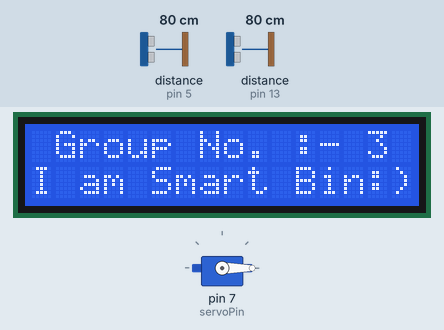
Recording of a sketch running on a simulated Arduino Uno, built with avr-gcc and run on an emulated ATmega328P. Parts: servo, 16×2 character LCD. Wiring (inferred from the names in the program): 2 × ultrasonic range finder: trigger pin 4, echo pin 13 / trigger pin 6, echo pin 5. The inputs (shaded band) are chosen by the test bench; at power-on: distance to the obstacle (sensors on pin 13, pin 5) 80 cm. The echo pulse lasts 58.3 µs per cm; what the sketch prints to the serial monitor is not drawn.

Above: at 1.7 s.
1.8 s: distance to the obstacle (sensor on pin 13) set to 34 cm
4.8 s: distance to the obstacle (sensor on pin 13) set to 28 cm
At 7.6 s:
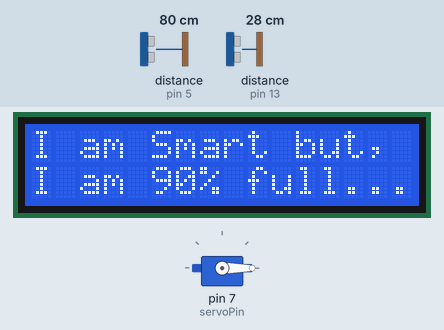
7.8 s: distance to the obstacle (sensor on pin 13) set to 35 cm
At 9.7 s:
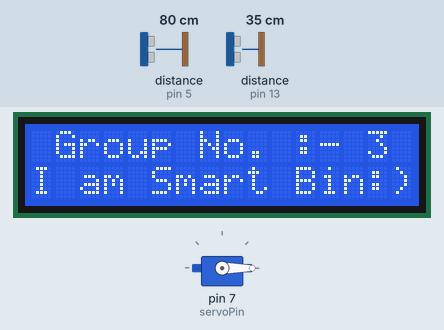
10.8 s: distance to the obstacle (sensor on pin 5) set to 55 cm
13.0 s: distance to the obstacle (sensor on pin 5) set to 45 cm
At 15.1 s:
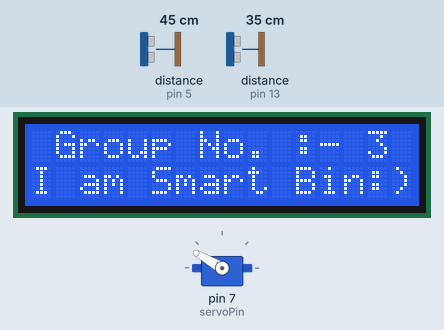
15.5 s: distance to the obstacle (sensor on pin 5) set to 60 cm
At 17.9 s:
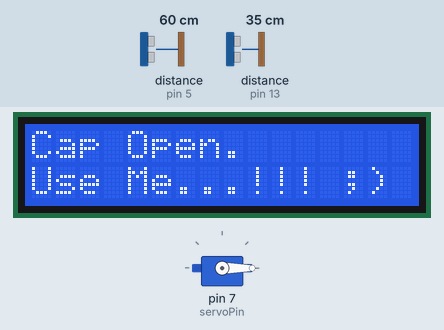
Timing chart, 0 to 19.4 s (numbered marks = the images above; inputs shaded):
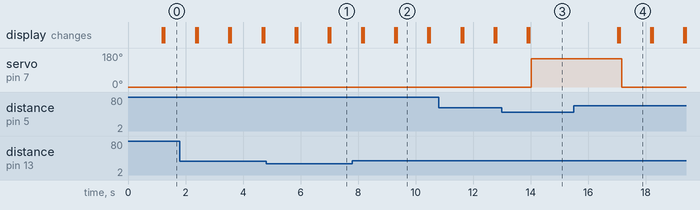

Measured:
- the behaviour switches between 31 and 30 cm on distance to the obstacle (sensor on pin 13) (found by bisection; images 0 and 1)
- the behaviour switches between 51 and 50 cm on distance to the obstacle (sensor on pin 5) (found by bisection; images 2 and 3)
- after the input at 4.8 s, the display: first differs from a run without the input after 2.2 s (image 1)
- after the input at 7.8 s, the display: first differs from a run without the input after 1.5 s (image 2)
- after the input at 13.0 s, servo on pin 7 (servoPin): 0° → 150° after 1.0 s
- after the input at 15.5 s, servo on pin 7 (servoPin): 150° → 0° after 1.7 s
- what the display in image 2 shows lasts 1.1 s, from 9.3 s to 10.4 s

The sketch:

Smart_Bin.ino
```cpp
#include <Servo.h> //servo library
#include <LiquidCrystal.h>
Servo servo;
LiquidCrystal lcd(2, 3, 8, 9, 10, 11);
int trigPin = 6;
int echoPin = 5;
int trigPin2 = 4;
int echoPin2 = 13;
int servoPin = 7;
int led= 12;
long duration, dist, average;
long aver[3]; //array for average
long duration2, dist2, average2;
long aver2[3];
void setup() {
 Serial.begin(9600);
 servo.attach(servoPin);
 pinMode(trigPin, OUTPUT);
 pinMode(echoPin, INPUT);

 pinMode(trigPin2, OUTPUT);
 pinMode(echoPin2, INPUT);

 servo.write(0); //close cap on power on
 delay(100);
 servo.detach();

}
void measure() {
digitalWrite(trigPin, LOW);
delayMicroseconds(5);
digitalWrite(trigPin, HIGH);
delayMicroseconds(15);
digitalWrite(trigPin, LOW);
pinMode(echoPin, INPUT);
duration = pulseIn(echoPin, HIGH);
dist = (duration/2) / 29.1; //obtain distance
}
void measure2() {

digitalWrite(trigPin2, LOW);
delayMicroseconds(5);
digitalWrite(trigPin2, HIGH);
delayMicroseconds(15);
digitalWrite(trigPin2, LOW);
pinMode(echoPin2, INPUT);
duration2 = pulseIn(echoPin2, HIGH);
dist2 = (duration2/2) / 29.1;

}
void loop() {
 for (int i=0;i<=2;i++) { //average distance
 measure();
 aver[i]=dist;
 delay(10); //delay between measurements
 }
dist=(aver[0]+aver[1]+aver[2])/3;
for (int j=0;j<=2;j++) { //average distance
 measure2();
 aver2[j]=dist2;
 delay(10); //delay between measurements
 }
dist2=(aver2[0]+aver2[1]+aver2[2])/3;

if ( dist2<30 )
{

 servo.attach(servoPin);
 delay(1);
 servo.write(0);
 delay(1000);
 servo.detach();
 digitalWrite(12,LOW);

 lcd.clear();
 lcd.begin(16, 2);
 lcd.setCursor(0,0);
 lcd.print("I am Smart but,");
 lcd.setCursor(0,1);
 lcd.print("I am 90% full...");
}

else if ( dist<50 ) {
//Change distance as per your need
servo.attach(servoPin);
 delay(1);

servo.write(150);
 digitalWrite(12,HIGH);
delay(3000);

 lcd.clear();
 lcd.begin(16, 2);
 lcd.setCursor(0,0);
 lcd.print("Cap Open.");
 lcd.setCursor(0,1);
 lcd.print("Use Me...!!! ;)");
}
else if ( dist>50 )
{
 servo.attach(servoPin);
 delay(1);
 servo.write(0);
 delay(1000);
 servo.detach();
 digitalWrite(12,LOW);

 lcd.clear();
 lcd.begin(16, 2);
 lcd.setCursor(0,0);
 lcd.print(" Group No. :- 3");
 lcd.setCursor(0,1);
 lcd.print("I am Smart Bin:)");
}
Serial.print(dist);
}
```
